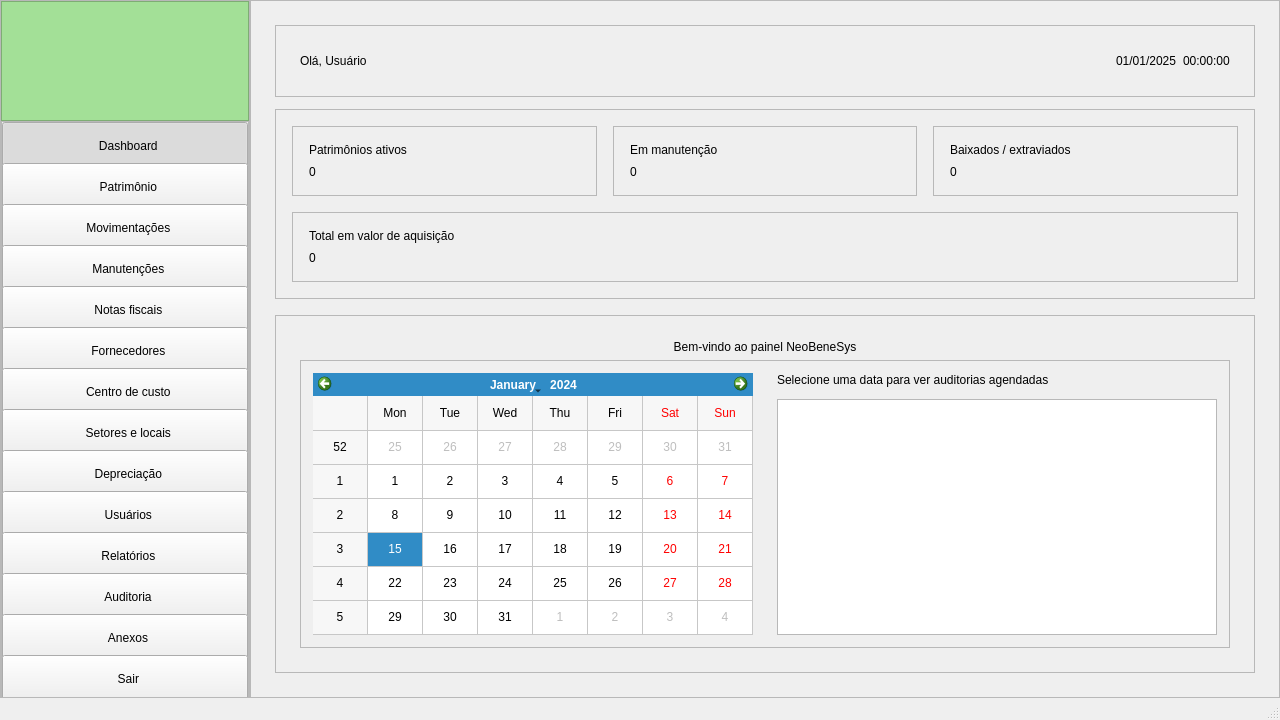
<?xml version="1.0" encoding="UTF-8"?>
<ui version="4.0">
 <class>MainWindow</class>
 <widget class="QMainWindow" name="MainWindow">
  <property name="geometry">
   <rect>
    <x>0</x>
    <y>0</y>
    <width>1280</width>
    <height>720</height>
   </rect>
  </property>
  <property name="minimumSize">
   <size>
    <width>1280</width>
    <height>720</height>
   </size>
  </property>
  <property name="windowTitle">
   <string>NEOBENESYS - Sistema de Gestão Patrimonial</string>
  </property>
  <widget class="QWidget" name="centralwidget">
   <layout class="QHBoxLayout" name="horizontalLayout_root">
    <property name="spacing">
     <number>0</number>
    </property>
    <property name="leftMargin">
     <number>0</number>
    </property>
    <property name="topMargin">
     <number>0</number>
    </property>
    <property name="rightMargin">
     <number>0</number>
    </property>
    <property name="bottomMargin">
     <number>0</number>
    </property>
    <item>
     <widget class="QFrame" name="frame_sidebar">
      <property name="minimumSize">
       <size>
        <width>250</width>
        <height>0</height>
       </size>
      </property>
      <property name="maximumSize">
       <size>
        <width>260</width>
        <height>16777215</height>
       </size>
      </property>
      <property name="frameShape">
       <enum>QFrame::Shape::StyledPanel</enum>
      </property>
      <property name="frameShadow">
       <enum>QFrame::Shadow::Raised</enum>
      </property>
      <layout class="QVBoxLayout" name="verticalLayout_sidebar">
       <property name="spacing">
        <number>0</number>
       </property>
       <property name="leftMargin">
        <number>0</number>
       </property>
       <property name="topMargin">
        <number>0</number>
       </property>
       <property name="rightMargin">
        <number>0</number>
       </property>
       <property name="bottomMargin">
        <number>0</number>
       </property>
       <item>
        <widget class="QFrame" name="frame_logo">
         <property name="minimumSize">
          <size>
           <width>0</width>
           <height>120</height>
          </size>
         </property>
         <property name="maximumSize">
          <size>
           <width>16777215</width>
           <height>140</height>
          </size>
         </property>
         <property name="styleSheet">
          <string notr="true">background-color: #a3e097</string>
         </property>
         <property name="frameShape">
          <enum>QFrame::Shape::StyledPanel</enum>
         </property>
         <property name="frameShadow">
          <enum>QFrame::Shadow::Raised</enum>
         </property>
         <layout class="QHBoxLayout" name="horizontalLayout_logo">
          <property name="leftMargin">
           <number>16</number>
          </property>
          <property name="topMargin">
           <number>16</number>
          </property>
          <property name="rightMargin">
           <number>16</number>
          </property>
          <property name="bottomMargin">
           <number>16</number>
          </property>
          <item>
           <widget class="QLabel" name="lbl_logo">
            <property name="minimumSize">
             <size>
              <width>0</width>
              <height>88</height>
             </size>
            </property>
            <property name="maximumSize">
             <size>
              <width>16777215</width>
              <height>100</height>
             </size>
            </property>
            <property name="text">
             <string/>
            </property>
            <property name="pixmap">
             <pixmap resource="../resources/resources.qrc">:/logo_verde</pixmap>
            </property>
            <property name="scaledContents">
             <bool>true</bool>
            </property>
            <property name="alignment">
             <set>Qt::AlignmentFlag::AlignCenter</set>
            </property>
           </widget>
          </item>
         </layout>
        </widget>
       </item>
       <item>
        <widget class="QFrame" name="frame_menu">
         <property name="frameShape">
          <enum>QFrame::Shape::StyledPanel</enum>
         </property>
         <property name="frameShadow">
          <enum>QFrame::Shadow::Raised</enum>
         </property>
         <layout class="QVBoxLayout" name="verticalLayout_menu">
          <property name="spacing">
           <number>0</number>
          </property>
          <property name="leftMargin">
           <number>0</number>
          </property>
          <property name="topMargin">
           <number>0</number>
          </property>
          <property name="rightMargin">
           <number>0</number>
          </property>
          <property name="bottomMargin">
           <number>0</number>
          </property>
          <item>
           <widget class="QPushButton" name="btn_dashboard">
            <property name="minimumSize">
             <size>
              <width>0</width>
              <height>48</height>
             </size>
            </property>
            <property name="text">
             <string>  Dashboard</string>
            </property>
            <property name="checkable">
             <bool>true</bool>
            </property>
            <property name="checked">
             <bool>true</bool>
            </property>
           </widget>
          </item>
          <item>
           <widget class="QPushButton" name="btn_patrimonio">
            <property name="minimumSize">
             <size>
              <width>0</width>
              <height>48</height>
             </size>
            </property>
            <property name="text">
             <string>  Patrimônio</string>
            </property>
            <property name="checkable">
             <bool>true</bool>
            </property>
           </widget>
          </item>
          <item>
           <widget class="QPushButton" name="btn_movimentacoes">
            <property name="minimumSize">
             <size>
              <width>0</width>
              <height>48</height>
             </size>
            </property>
            <property name="text">
             <string>  Movimentações</string>
            </property>
            <property name="checkable">
             <bool>true</bool>
            </property>
           </widget>
          </item>
          <item>
           <widget class="QPushButton" name="btn_manutencoes">
            <property name="minimumSize">
             <size>
              <width>0</width>
              <height>48</height>
             </size>
            </property>
            <property name="text">
             <string>  Manutenções</string>
            </property>
            <property name="checkable">
             <bool>true</bool>
            </property>
           </widget>
          </item>
          <item>
           <widget class="QPushButton" name="btn_notas_fiscais">
            <property name="minimumSize">
             <size>
              <width>0</width>
              <height>48</height>
             </size>
            </property>
            <property name="text">
             <string>  Notas fiscais</string>
            </property>
            <property name="checkable">
             <bool>true</bool>
            </property>
           </widget>
          </item>
          <item>
           <widget class="QPushButton" name="btn_fornecedores">
            <property name="minimumSize">
             <size>
              <width>0</width>
              <height>48</height>
             </size>
            </property>
            <property name="text">
             <string>  Fornecedores</string>
            </property>
            <property name="checkable">
             <bool>true</bool>
            </property>
           </widget>
          </item>
          <item>
           <widget class="QPushButton" name="btn_centro_custo">
            <property name="minimumSize">
             <size>
              <width>0</width>
              <height>48</height>
             </size>
            </property>
            <property name="text">
             <string>  Centro de custo</string>
            </property>
            <property name="checkable">
             <bool>true</bool>
            </property>
           </widget>
          </item>
          <item>
           <widget class="QPushButton" name="btn_setores_locais">
            <property name="minimumSize">
             <size>
              <width>0</width>
              <height>48</height>
             </size>
            </property>
            <property name="text">
             <string>  Setores e locais</string>
            </property>
            <property name="checkable">
             <bool>true</bool>
            </property>
           </widget>
          </item>
          <item>
           <widget class="QPushButton" name="btn_depreciacao">
            <property name="minimumSize">
             <size>
              <width>0</width>
              <height>48</height>
             </size>
            </property>
            <property name="text">
             <string>  Depreciação</string>
            </property>
            <property name="checkable">
             <bool>true</bool>
            </property>
           </widget>
          </item>
          <item>
           <widget class="QPushButton" name="btn_usuarios">
           <property name="minimumSize">
            <size>
             <width>0</width>
             <height>48</height>
            </size>
           </property>
            <property name="toolTip">
             <string>Somente leitura para usuários comuns; criação, edição e exclusão de contas são liberadas apenas para admin/master.</string>
            </property>
            <property name="text">
             <string>  Usuários</string>
            </property>
            <property name="checkable">
             <bool>true</bool>
            </property>
           </widget>
          </item>
          <item>
           <widget class="QPushButton" name="btn_relatorios">
            <property name="minimumSize">
             <size>
              <width>0</width>
              <height>48</height>
             </size>
            </property>
            <property name="text">
             <string>  Relatórios</string>
            </property>
            <property name="checkable">
             <bool>true</bool>
            </property>
           </widget>
          </item>
          <item>
           <widget class="QPushButton" name="btn_auditoria">
            <property name="minimumSize">
             <size>
              <width>0</width>
              <height>48</height>
             </size>
            </property>
            <property name="text">
             <string>  Auditoria</string>
            </property>
            <property name="checkable">
             <bool>true</bool>
            </property>
           </widget>
          </item>
          <item>
           <widget class="QPushButton" name="btn_anexos">
            <property name="minimumSize">
             <size>
              <width>0</width>
              <height>48</height>
             </size>
            </property>
            <property name="text">
             <string>  Anexos</string>
            </property>
            <property name="checkable">
             <bool>true</bool>
            </property>
           </widget>
          </item>
          <item>
           <spacer name="verticalSpacer_sidebar">
            <property name="orientation">
             <enum>Qt::Orientation::Vertical</enum>
            </property>
            <property name="sizeHint" stdset="0">
             <size>
              <width>20</width>
              <height>80</height>
             </size>
            </property>
           </spacer>
          </item>
          <item>
           <widget class="QPushButton" name="btn_sair">
            <property name="minimumSize">
             <size>
              <width>0</width>
              <height>48</height>
             </size>
            </property>
            <property name="text">
             <string>  Sair</string>
            </property>
           </widget>
          </item>
         </layout>
        </widget>
       </item>
      </layout>
     </widget>
    </item>
    <item>
     <widget class="QFrame" name="frame_content">
      <property name="frameShape">
       <enum>QFrame::Shape::StyledPanel</enum>
      </property>
      <property name="frameShadow">
       <enum>QFrame::Shadow::Raised</enum>
      </property>
      <layout class="QVBoxLayout" name="verticalLayout_content">
       <property name="spacing">
        <number>12</number>
       </property>
       <property name="leftMargin">
        <number>24</number>
       </property>
       <property name="topMargin">
        <number>24</number>
       </property>
       <property name="rightMargin">
        <number>24</number>
       </property>
       <property name="bottomMargin">
        <number>24</number>
       </property>
       <item>
        <widget class="QFrame" name="frame_header">
         <property name="minimumSize">
          <size>
           <width>0</width>
           <height>72</height>
          </size>
         </property>
         <property name="maximumSize">
          <size>
           <width>16777215</width>
           <height>90</height>
          </size>
         </property>
         <property name="frameShape">
          <enum>QFrame::Shape::StyledPanel</enum>
         </property>
         <property name="frameShadow">
          <enum>QFrame::Shadow::Raised</enum>
         </property>
         <layout class="QHBoxLayout" name="horizontalLayout_header">
          <property name="leftMargin">
           <number>24</number>
          </property>
          <property name="topMargin">
           <number>16</number>
          </property>
          <property name="rightMargin">
           <number>24</number>
          </property>
          <property name="bottomMargin">
           <number>16</number>
          </property>
          <item>
           <widget class="QLabel" name="lbl_saudacao">
            <property name="text">
             <string>Olá, Usuário</string>
            </property>
           </widget>
          </item>
          <item>
           <spacer name="horizontalSpacer_header">
            <property name="orientation">
             <enum>Qt::Orientation::Horizontal</enum>
            </property>
            <property name="sizeHint" stdset="0">
             <size>
              <width>40</width>
              <height>20</height>
             </size>
            </property>
           </spacer>
          </item>
          <item>
           <widget class="QLabel" name="lbl_data">
            <property name="text">
             <string>01/01/2025</string>
            </property>
           </widget>
          </item>
          <item>
           <widget class="QLabel" name="lbl_relogio">
            <property name="text">
             <string>00:00:00</string>
            </property>
           </widget>
          </item>
         </layout>
        </widget>
       </item>
       <item>
        <widget class="QStackedWidget" name="stackedWidget">
         <property name="currentIndex">
          <number>0</number>
         </property>
         <widget class="QWidget" name="page_dashboard">
          <layout class="QVBoxLayout" name="verticalLayout_dashboard">
           <property name="spacing">
            <number>16</number>
           </property>
           <property name="leftMargin">
            <number>0</number>
           </property>
           <property name="topMargin">
            <number>0</number>
           </property>
           <property name="rightMargin">
            <number>0</number>
           </property>
           <property name="bottomMargin">
            <number>0</number>
           </property>
           <item>
            <widget class="QFrame" name="frame_cards">
             <property name="frameShape">
              <enum>QFrame::Shape::StyledPanel</enum>
             </property>
             <property name="frameShadow">
              <enum>QFrame::Shadow::Raised</enum>
             </property>
             <layout class="QGridLayout" name="gridLayout_cards">
              <property name="leftMargin">
               <number>16</number>
              </property>
              <property name="topMargin">
               <number>16</number>
              </property>
              <property name="rightMargin">
               <number>16</number>
              </property>
              <property name="bottomMargin">
               <number>16</number>
              </property>
              <property name="spacing">
               <number>16</number>
              </property>
              <item row="0" column="0">
               <widget class="QFrame" name="frame_card_1">
                <property name="frameShape">
                 <enum>QFrame::Shape::StyledPanel</enum>
                </property>
                <property name="frameShadow">
                 <enum>QFrame::Shadow::Raised</enum>
                </property>
                <layout class="QVBoxLayout" name="verticalLayout_card1">
                 <property name="spacing">
                  <number>8</number>
                 </property>
                 <property name="leftMargin">
                  <number>16</number>
                 </property>
                 <property name="topMargin">
                  <number>16</number>
                 </property>
                 <property name="rightMargin">
                  <number>16</number>
                 </property>
                 <property name="bottomMargin">
                  <number>16</number>
                 </property>
                 <item>
                  <widget class="QLabel" name="lbl_card_1_title">
                   <property name="text">
                    <string>Patrimônios ativos</string>
                   </property>
                  </widget>
                 </item>
                 <item>
                  <widget class="QLabel" name="lbl_card_1_value">
                   <property name="text">
                    <string>0</string>
                   </property>
                  </widget>
                 </item>
                </layout>
               </widget>
              </item>
              <item row="0" column="1">
               <widget class="QFrame" name="frame_card_2">
                <property name="frameShape">
                 <enum>QFrame::Shape::StyledPanel</enum>
                </property>
                <property name="frameShadow">
                 <enum>QFrame::Shadow::Raised</enum>
                </property>
                <layout class="QVBoxLayout" name="verticalLayout_card2">
                 <property name="spacing">
                  <number>8</number>
                 </property>
                 <property name="leftMargin">
                  <number>16</number>
                 </property>
                 <property name="topMargin">
                  <number>16</number>
                 </property>
                 <property name="rightMargin">
                  <number>16</number>
                 </property>
                 <property name="bottomMargin">
                  <number>16</number>
                 </property>
                 <item>
                  <widget class="QLabel" name="lbl_card_2_title">
                   <property name="text">
                    <string>Em manutenção</string>
                   </property>
                  </widget>
                 </item>
                 <item>
                  <widget class="QLabel" name="lbl_card_2_value">
                   <property name="text">
                    <string>0</string>
                   </property>
                  </widget>
                 </item>
                </layout>
               </widget>
              </item>
              <item row="0" column="2">
               <widget class="QFrame" name="frame_card_3">
                <property name="frameShape">
                 <enum>QFrame::Shape::StyledPanel</enum>
                </property>
                <property name="frameShadow">
                 <enum>QFrame::Shadow::Raised</enum>
                </property>
                <layout class="QVBoxLayout" name="verticalLayout_card3">
                 <property name="spacing">
                  <number>8</number>
                 </property>
                 <property name="leftMargin">
                  <number>16</number>
                 </property>
                 <property name="topMargin">
                  <number>16</number>
                 </property>
                 <property name="rightMargin">
                  <number>16</number>
                 </property>
                 <property name="bottomMargin">
                  <number>16</number>
                 </property>
                 <item>
                  <widget class="QLabel" name="lbl_card_3_title">
                   <property name="text">
                    <string>Baixados / extraviados</string>
                   </property>
                  </widget>
                 </item>
                 <item>
                  <widget class="QLabel" name="lbl_card_3_value">
                   <property name="text">
                    <string>0</string>
                   </property>
                  </widget>
                 </item>
                </layout>
               </widget>
              </item>
              <item row="1" column="0" colspan="3">
               <widget class="QFrame" name="frame_card_4">
                <property name="frameShape">
                 <enum>QFrame::Shape::StyledPanel</enum>
                </property>
                <property name="frameShadow">
                 <enum>QFrame::Shadow::Raised</enum>
                </property>
                <layout class="QVBoxLayout" name="verticalLayout_card4">
                 <property name="spacing">
                  <number>8</number>
                 </property>
                 <property name="leftMargin">
                  <number>16</number>
                 </property>
                 <property name="topMargin">
                  <number>16</number>
                 </property>
                 <property name="rightMargin">
                  <number>16</number>
                 </property>
                 <property name="bottomMargin">
                  <number>16</number>
                 </property>
                 <item>
                  <widget class="QLabel" name="lbl_card_4_title">
                   <property name="text">
                    <string>Total em valor de aquisição</string>
                   </property>
                  </widget>
                 </item>
                 <item>
                  <widget class="QLabel" name="lbl_card_4_value">
                   <property name="text">
                    <string>0</string>
                   </property>
                  </widget>
                 </item>
                </layout>
               </widget>
              </item>
             </layout>
            </widget>
           </item>
           <item>
            <widget class="QFrame" name="frame_dashboard_content">
             <property name="frameShape">
              <enum>QFrame::Shape::StyledPanel</enum>
             </property>
             <property name="frameShadow">
              <enum>QFrame::Shadow::Raised</enum>
             </property>
             <layout class="QVBoxLayout" name="verticalLayout_dashboard_content">
              <property name="leftMargin">
               <number>24</number>
              </property>
              <property name="topMargin">
               <number>24</number>
              </property>
              <property name="rightMargin">
               <number>24</number>
              </property>
              <property name="bottomMargin">
               <number>24</number>
              </property>
              <item>
              <widget class="QLabel" name="lbl_dashboard_content">
               <property name="text">
                <string>Bem-vindo ao painel NeoBeneSys</string>
               </property>
               <property name="alignment">
                <set>Qt::AlignmentFlag::AlignCenter</set>
               </property>
              </widget>
             </item>
             <item>
              <widget class="QFrame" name="frame_auditoria_calendar">
               <property name="frameShape">
                <enum>QFrame::Shape::StyledPanel</enum>
               </property>
               <property name="frameShadow">
                <enum>QFrame::Shadow::Raised</enum>
               </property>
               <layout class="QHBoxLayout" name="horizontalLayout_calendar">
                <property name="spacing">
                 <number>24</number>
                </property>
                <property name="leftMargin">
                 <number>12</number>
                </property>
                <property name="topMargin">
                 <number>12</number>
                </property>
                <property name="rightMargin">
                 <number>12</number>
                </property>
                <property name="bottomMargin">
                 <number>12</number>
                </property>
                <item>
                 <widget class="QCalendarWidget" name="calendar_auditorias">
                  <property name="gridVisible">
                   <bool>true</bool>
                  </property>
                 </widget>
                </item>
                <item>
                 <layout class="QVBoxLayout" name="verticalLayout_calendar_list">
                  <property name="spacing">
                   <number>12</number>
                  </property>
                  <item>
                   <widget class="QLabel" name="lbl_auditorias_resumo">
                    <property name="text">
                     <string>Selecione uma data para ver auditorias agendadas</string>
                    </property>
                   </widget>
                  </item>
                  <item>
                   <widget class="QListWidget" name="lst_auditorias_dia">
                    <property name="minimumSize">
                     <size>
                      <width>300</width>
                      <height>0</height>
                     </size>
                    </property>
                   </widget>
                  </item>
                 </layout>
                </item>
               </layout>
              </widget>
             </item>
            </layout>
           </widget>
          </item>
          </layout>
         </widget>
        </widget>
       </item>
      </layout>
     </widget>
    </item>
   </layout>
  </widget>
  <widget class="QStatusBar" name="statusbar"/>
 </widget>
 <resources>
  <include location="../resources/resources.qrc"/>
 </resources>
 <connections/>
</ui>
